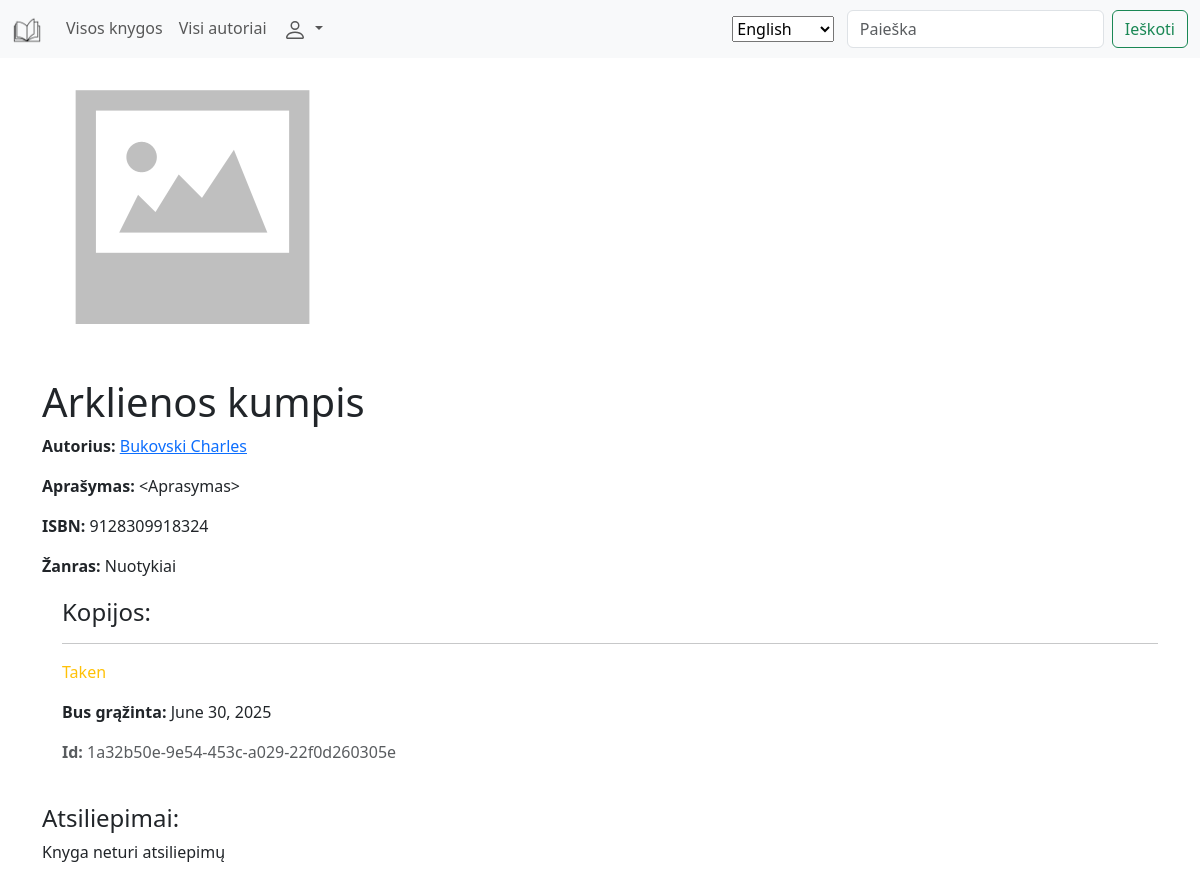
The page /library/books/1 on the database its author committed.
### library/models.py (models this page shows, shortened)
class Book(models.Model):
    title = models.CharField(verbose_name=_("Title"), max_length=200)
    author = models.ForeignKey(
        Author,
        verbose_name=_("Author"),
        on_delete=models.SET_NULL,
        null=True,
        related_name="books",
    )
    summary = models.TextField(
        verbose_name=_("Description"),
        max_length=1000,
        help_text=_("Short book description"),
    )
    cover = models.ImageField(verbose_name=_("Cover"), upload_to="covers", null=True)
    isbn = models.CharField(
        verbose_name="ISBN",
        max_length=13,
        help_text=(
            f"{_('13 symbols')} <a"
            f' href="https://www.isbn-international.org/content/what-isbn">{_("ISBN code")}</a>'
        ),
    )
    genre = models.ManyToManyField(
        to=Genre,
        verbose_name=_("Genres"),
        help_text=_("Select the genre(s) for this book"),
    )
    class Meta:
        verbose_name = _("Book")
        verbose_name_plural = _("Books")
    def display_genre(self):
        return ", ".join(genre.name for genre in self.genre.all()[:3])
    display_genre.short_description = _("Genre")

class Author(models.Model):
    first_name = models.CharField(verbose_name=_("First Name"), max_length=100)
    last_name = models.CharField(verbose_name=_("Last Name"), max_length=100)
    description = HTMLField(verbose_name=_("Description"))
    class Meta:
        verbose_name = _("Author")
        verbose_name_plural = _("Authors")
        ordering = ["last_name", "first_name"]
    def __str__(self):
        return f"{self.last_name} {self.first_name}"
    def display_books(self):
        return ", ".join(book.title for book in self.books.all()[:3])
    display_books.short_description = _("Books")

class Genre(models.Model):
    name = models.CharField(
        verbose_name=_("Name"),
        max_length=200,
        help_text=_("Enter the book genre (e.g. detective)"),
    )
    class Meta:
        verbose_name = _("Genre")
        verbose_name_plural = _("Genres")
    def __str__(self):
        return self.name

class BookInstance(models.Model):
    id = models.UUIDField(
        verbose_name="ID",
        primary_key=True,
        default=uuid.uuid4,
        help_text=_("Unique ID for a book copy"),
    )
    book = models.ForeignKey(
        to=Book, verbose_name=_("Book"), on_delete=models.SET_NULL, null=True
    )
    due_back = models.DateField(
        verbose_name=_("Will be available"), null=True, blank=True
    )
    LOAN_STATUS = (
        ("a", _("Administered")),
        ("p", _("Taken")),
        ("g", _("Can be taken")),
        ("r", _("Reserved")),
    )
    status = models.CharField(
        verbose_name=_("Status"),
        max_length=1,
        choices=LOAN_STATUS,
        blank=True,
        default="a",
        help_text=_("Book loan status"),
    )
    reader = models.ForeignKey(
        to=User,
        verbose_name=_("Reader"),
        on_delete=models.SET_NULL,
        null=True,
        blank=True,
    )
    class Meta:
        verbose_name = _("Taken book")
        verbose_name_plural = _("Taken books")
        ordering = ["due_back"]

### library/views.py (the view, shortened to what this page needs)
# urls.py: path("books/<int:pk>", views.BookDetailView.as_view(), name="book"),
class BookDetailView(generic.edit.FormMixin, generic.DetailView):
    model = Book
    context_object_name = "book"
    template_name = "library/book.html"
    form_class = BookReviewForm

### library/forms.py
class BookReviewForm(forms.ModelForm):
    class Meta:
        model = BookReview
        fields = (
            "content",
            "book",
            "reviewer",
        )
        widgets = {"book": forms.HiddenInput(), "reviewer": forms.HiddenInput()}

### library/templates/library/book.html (shortened to what this page needs)
{% extends "library/base.html" %}
{% load static %}
{% block content %}
  {% if book.cover %}
    <img src="{{ book.cover.url }}" style="margin-bottom: 20px;" />
  {% else %}
    <img src="{% static 'library/img/no-image.png' %}" style="margin-bottom: 20px;" />
  {% endif %}
  <h1>{{ book.title }}</h1>
  <p><strong>Autorius:</strong> <a href="{% url 'author' book.author.pk %}">{{ book.author }}</a></p>
  <p><strong>Aprašymas:</strong> {{ book.summary }}</p>
  <p><strong>ISBN:</strong> {{ book.isbn }}</p>
  <p><strong>Žanras:</strong> {{ book.genre.all|join:", " }}</p>
  <div style="margin-left:20px;margin-top:20px">
    <h4>Kopijos:</h4>
    {% for copy in book.bookinstance_set.all %}
      <hr />
      <p
        class="{% if copy.status == 'a' %}text-success{% elif copy.status == 'm' %}text-danger{% else %}text-warning{% endif %}"
      >
        {{ copy.get_status_display }}
      </p>
      {% if copy.status != 'a' %}
        <p><strong>Bus grąžinta:</strong> {{ copy.due_back }}</p>
      {% endif %}
      <p class="text-muted"><strong>Id:</strong> {{ copy.id }}</p>
    {% endfor %}
  </div>
  <div>
    <br />
    <h4>Atsiliepimai:</h4>
    {% if book.bookreview_set.all %}
      {% for review in book.bookreview_set.all %}
        <hr />
        <strong>{{ review.reviewer }}</strong>, <em>{{ review.date_created }}</em>
        <p>{{ review.content }}</p>
      {% endfor %}
    {% else %}
      <p>Knyga neturi atsiliepimų</p>
    {% endif %}
  </div>
{% endblock %}

### rows shown on the page
Book: title "Arklienos kumpis", author "Bukovski Charles", summary "<Aprasymas>", isbn "9128309918324", genre.all "Nuotykiai"
BookInstance: status "Taken", due_back "June 30, 2025", id "1a32b50e-9e54-453c-a029-22f0d260305e"

### other values the page prints
form field language "English"
